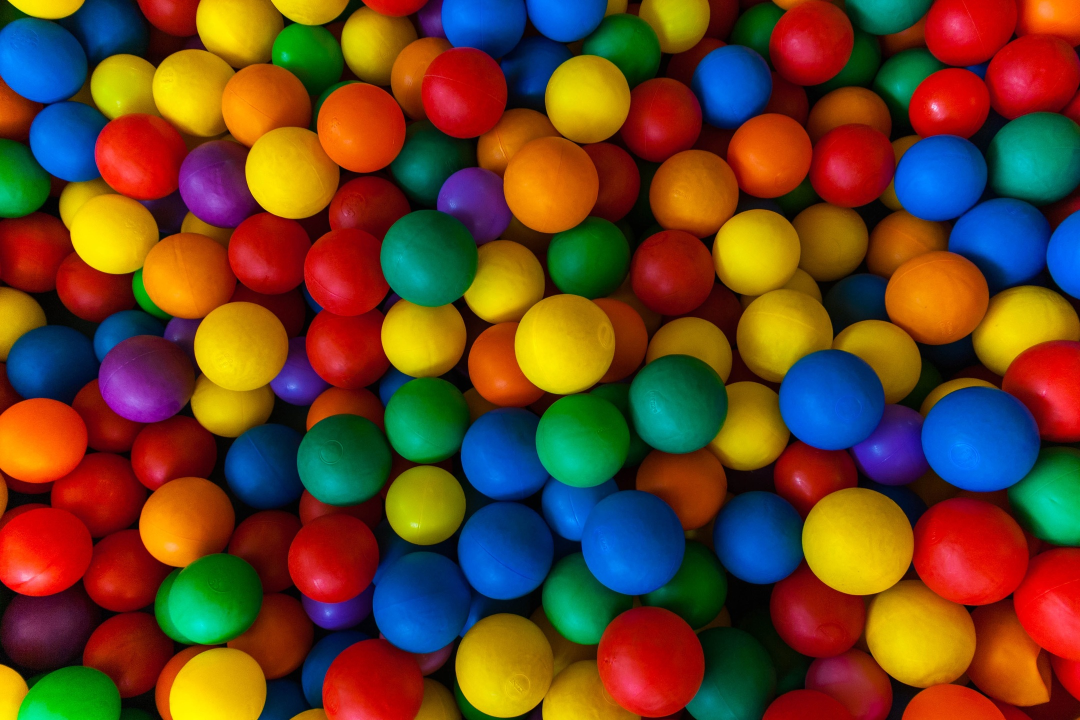
#> input picture detector/1.jpg, 2160 x 1440 px, given in place of the camera (shown at 1/2 size)
$ python filtros_camara.py
#> lines starting #> are read from the running program, lines starting #| are printed output that depends on the picture; after the words box and inside, x2 and y2 are one past the last pixel; in counts of white or black regions, pixels touching at a corner belong together
import cv2
import numpy as np

# Inicializa la cámara
cap = cv2.VideoCapture(0)

# Función de callback para los trackbars
def nothing(x):
    pass

# Crea una ventana
cv2.namedWindow('Trackbars')

# Crea los trackbars
#cv2.createTrackbar('Autofocus', 'Trackbars', 1, 1, nothing)
#cv2.createTrackbar('Focus', 'Trackbars', 255, 255, nothing)
cv2.createTrackbar('Brightness', 'Trackbars', 25, 255, nothing)
cv2.createTrackbar('Contrast', 'Trackbars', 100, 255, nothing)
cv2.createTrackbar('Saturation', 'Trackbars', 75, 255, nothing)
cv2.createTrackbar('Sharpness', 'Trackbars', 0, 255, nothing)
cv2.createTrackbar('Gamma', 'Trackbars', 0, 255, nothing)
cv2.createTrackbar('Hue', 'Trackbars', 0, 15000, nothing)
cv2.createTrackbar('Gain', 'Trackbars', 0, 255, nothing)

# Rango de colores en HSV
lower_color = np.array([30, 150, 50])
upper_color = np.array([85, 255, 255])

while True:
    # Lee los valores de los trackbars
    #autofocus = cv2.getTrackbarPos('Autofocus', 'Trackbars')
    #focus = cv2.getTrackbarPos('Focus', 'Trackbars')
    brightness = cv2.getTrackbarPos('Brightness', 'Trackbars')
    contrast = cv2.getTrackbarPos('Contrast', 'Trackbars')
    saturation = cv2.getTrackbarPos('Saturation', 'Trackbars')
    sharpness = cv2.getTrackbarPos('Sharpness', 'Trackbars')
    gamma = cv2.getTrackbarPos('Gamma', 'Trackbars')
    hue = cv2.getTrackbarPos('Hue', 'Trackbars')
    gain = cv2.getTrackbarPos('Gain', 'Trackbars')

    # Aplica los valores a la cámara
    #cap.set(cv2.CAP_PROP_AUTOFOCUS, autofocus)
    #cap.set(cv2.CAP_PROP_FOCUS, focus)
    cap.set(cv2.CAP_PROP_BRIGHTNESS, brightness)
    cap.set(cv2.CAP_PROP_CONTRAST, contrast)
    cap.set(cv2.CAP_PROP_SATURATION, saturation)
    cap.set(cv2.CAP_PROP_SHARPNESS, sharpness)
    cap.set(cv2.CAP_PROP_GAMMA, gamma)
    cap.set(cv2.CAP_PROP_HUE, hue)
    cap.set(cv2.CAP_PROP_GAIN, gain)

    # Captura el frame
    ret, frame = cap.read()
#> frame is the input picture: shape (1440, 2160, 3); mean B, G, R 37.8, 67.7, 104.5
    if not ret:
        break

    # Convierte el frame a HSV
    hsv = cv2.cvtColor(frame, cv2.COLOR_BGR2HSV)
#> hsv: shape (1440, 2160, 3); mean H, S, V 58.4, 241.9, 142.5

    # Crea una máscara con el rango de colores
    mask = cv2.inRange(hsv, lower_color, upper_color)
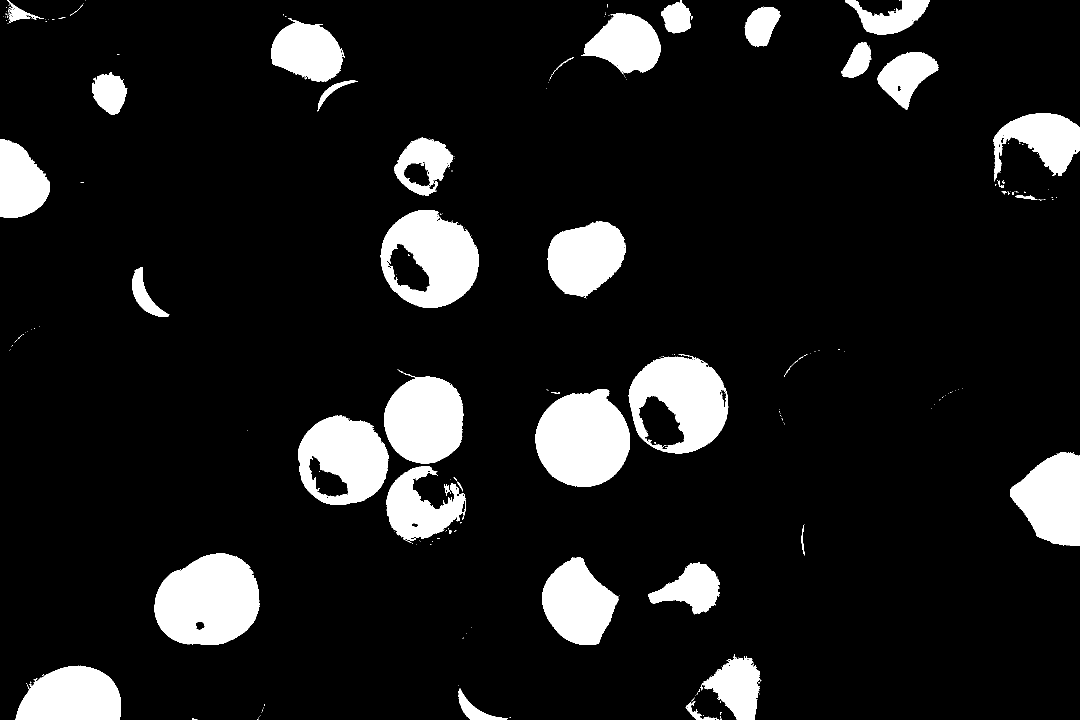
#> mask: shape (1440, 2160) (shown at 1/2 size); 11.1% white; 294 white regions (250 under 20 px), largest, box (x1, y1, x2, y2) and area: (309, 1107, 520, 1290) 29883, (1071, 778, 1260, 974) 28192, (760, 420, 957, 615) 24616

    # Aplica la máscara al frame
    result = cv2.bitwise_and(frame, frame, mask=mask)
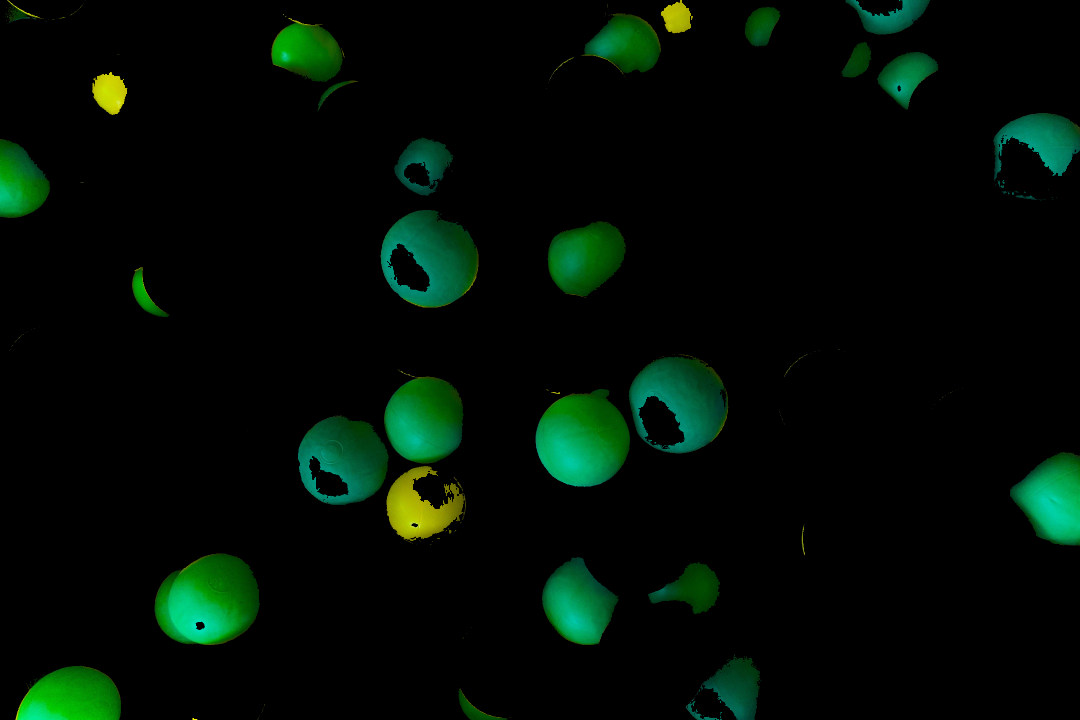
#> result: shape (1440, 2160, 3) (shown at 1/2 size); mean B, G, R 4.8, 12.7, 1.4

    # Muestra el frame original y el resultado
    cv2.imshow('Frame', frame)
    cv2.imshow('Mask', mask)
    cv2.imshow('Result', result)

    # Salir con la tecla 'q'
    if cv2.waitKey(1) & 0xFF == ord('q'):
#> (key q is pressed here)
        break

# Libera la cámara y cierra las ventanas
cap.release()
cv2.destroyAllWindows()
